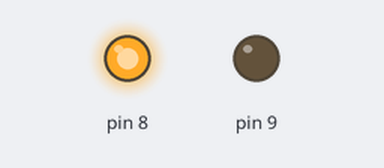
The sketch below on a simulated Arduino Uno, built with avr-gcc and run on an emulated ATmega328P. Parts: output pins drawn as LEDs (lit = HIGH).

Above: at 0.1 s.
Timing chart, 0 to 1.6 s (numbered marks = the images above):
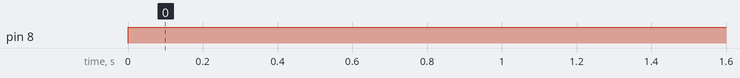

Measured:
- by itself, pin 8: LOW → HIGH at 0.00 s

The sketch:

sketch_dec30_MotorDriver_v1.ino
```cpp
void setup() {
  // put your setup code here, to run once:
  pinMode(8, OUTPUT);
  pinMode(9, OUTPUT);
}

void loop() {
  // put your main code here, to run repeatedly:
    digitalWrite(8, HIGH);
    digitalWrite(9, LOW);
}
```
